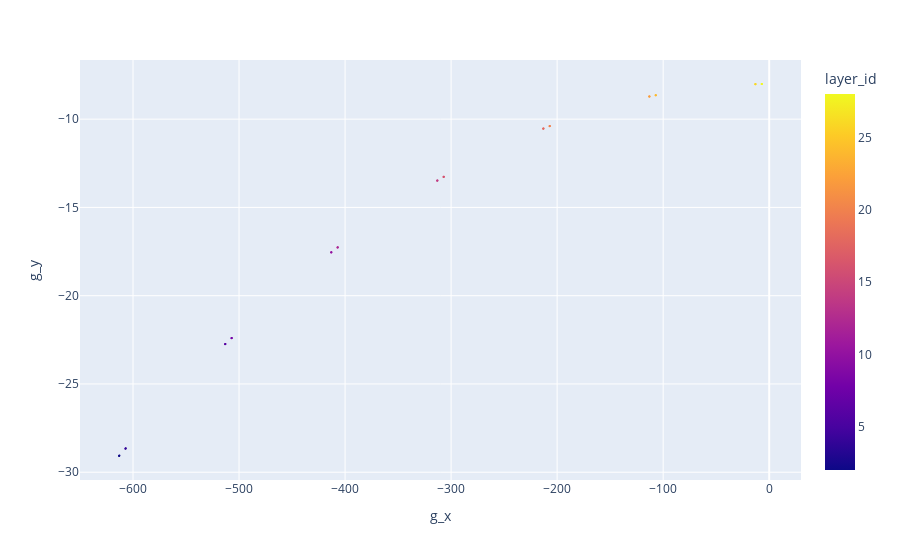
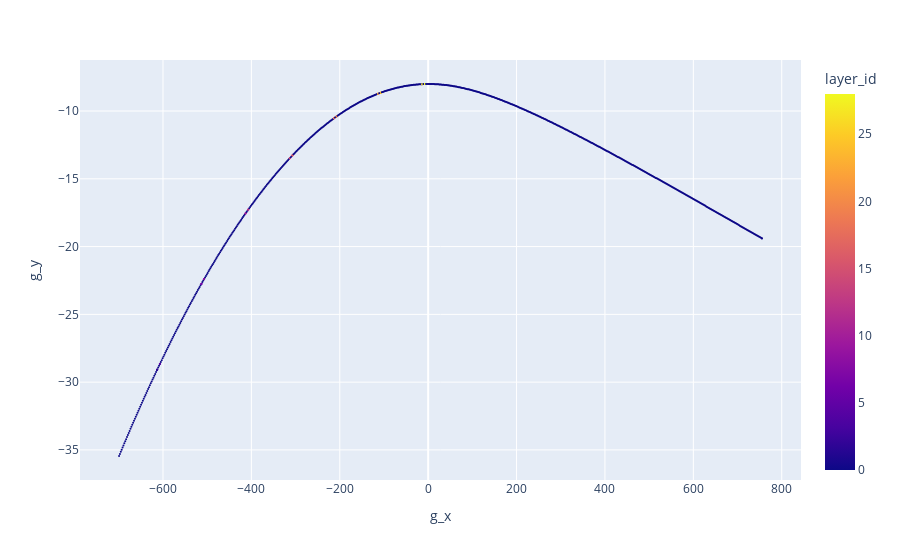
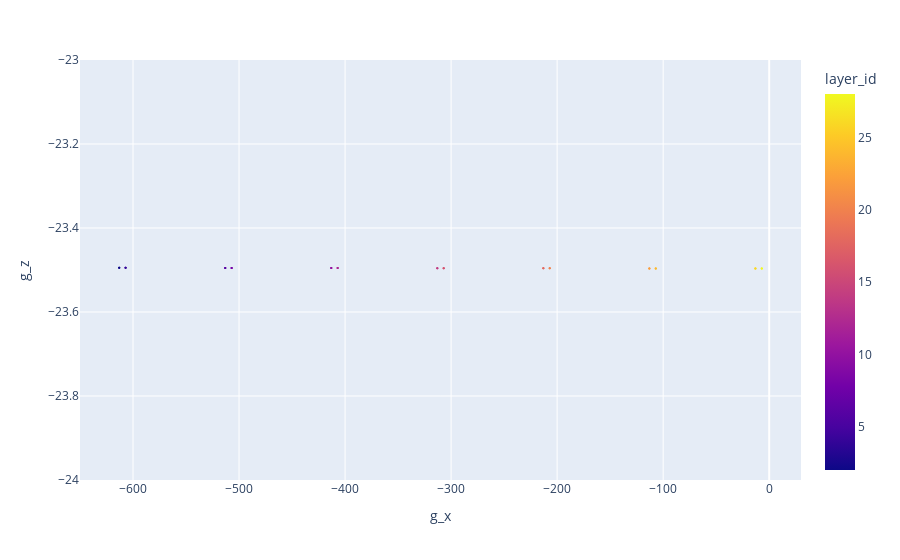
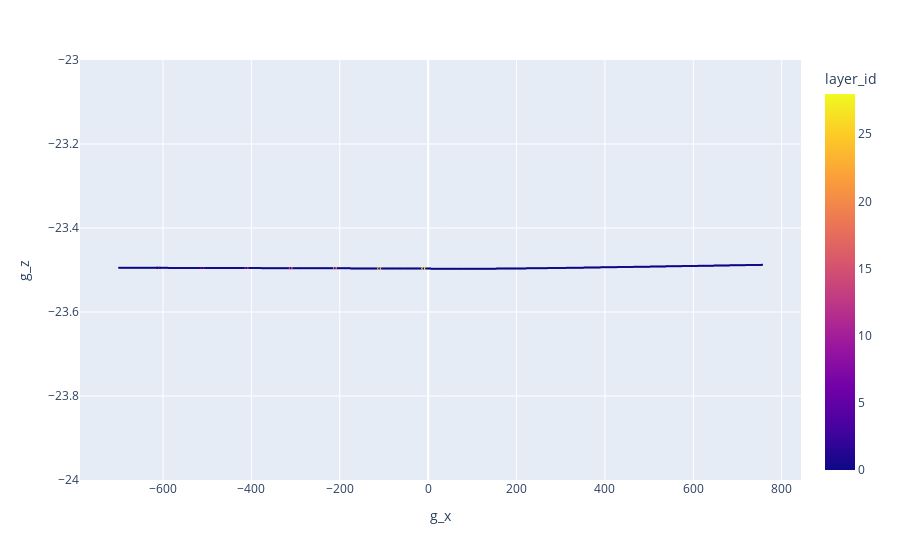

Notebook cell for these charts, in order:
### Code cell
with uproot.open(inputFile) as infile:
    propagation_tree = infile["propagation_steps"]

    #Check the branches in the tree
    #print(propagation_tree.values())

    #Read in the X global position/direction of the steps as panda data frames
    step_position       = propagation_tree.arrays(["g_x","g_y","g_z","sensitive_id","approach_id","layer_id"],"layer_id>0",library="pd")
    step_position_sens  = propagation_tree.arrays(["g_x","g_y","g_z","sensitive_id","approach_id","layer_id"],"sensitive_id>-1",library="pd")
    step_direction = propagation_tree.arrays(["d_x","d_y","d_z"],library="pd")
    
    #print(step_position)
    #print(step_position.droplevel(level=1,axis=0))
    #make a flat df from the multi-index
    flat_step_position = step_position.reset_index()
    flat_step_position_sens = step_position_sens.reset_index()
    flat_step_position["color_id"] = flat_step_position["layer_id"] + 100*flat_step_position["sensitive_id"] 
    flat_step_position_sens["color_id"] = flat_step_position["layer_id"] + 100*flat_step_position["sensitive_id"]
    
    print(flat_step_position)
    
    #print(g_x)
    #fig = step_position["g_x"].plot.hist()
    #fig.show()
    
    make2DPlots = True
    
    if (make2DPlots):
        
        fig = flat_step_position.plot.scatter(x="g_x",y="g_y",color="layer_id")
        fig.update_traces(marker_size = 2)
        fig.show()
        
        fig = flat_step_position_sens.plot.scatter(x="g_x",y="g_y",color="layer_id")
        fig.update_traces(marker_size = 2)
        fig.show()
    
        fig = flat_step_position.plot.scatter(x="g_x",y="g_z",color="layer_id",range_y=[-24,-23])
        fig.update_traces(marker_size = 2)
        fig.show()
        
        fig = flat_step_position_sens.plot.scatter(x="g_x",y="g_z",color="layer_id",range_y=[-24,-23])
        fig.update_traces(marker_size = 2)
        #fig.ylim([3, 4])
        fig.show()
        
    
        #fig = px.scatter_3d(flat_step_position, x='g_x', y='g_y', z='g_z', color="layer_id")
        #fig.update_layout(autosize=False,margin=dict(l=0, r=0, b=0, t=0))
        #fig.update_traces(marker_size = 2)
        #fig.show()
        
        fig = px.scatter_3d(flat_step_position_sens, x='g_x', y='g_y', z='g_z', color="layer_id",range_z=[-24,-23])
        fig.update_layout(autosize=False,margin=dict(l=0, r=0, b=0, t=0))
        fig.update_traces(marker_size = 2)
        fig.show()
     
        
        
        pass

### Figure 1 — Plotly figure (JSON) as saved in the notebook; plotly's stock layout.template omitted (floating-point values rounded to 4 significant figures)
{"data": [{"hovertemplate": "g_x=%{x}<br>g_y=%{y}<br>layer_id=%{marker.color}<extra></extra>", "legendgroup": "", "marker": {"color": [2, 2, 2, 4, 4, 4, 6, 6, 6, 8, 8, 8, 10, 10, 10, 12, 12, 12, 14, 14, 14, 16, 16, 16, 18, 18, 18, 20, 20, 20, 22, 22, 22, 24, 24, 24, 26, 26, 26, 28, 28, 28], "coloraxis": "coloraxis", "size": 2, "symbol": "circle"}, "mode": "markers", "name": "", "orientation": "v", "showlegend": false, "type": "scatter", "x": [-613.2, -613, -612.8, -607.2, -607, -606.8, -513.2, -513, -512.8, -507.2, -507, -506.8, -413.2, -413, -412.8, -407.2, -407, -406.8, -313.2, -313, -312.8, -307.2, -307, -306.8, -213.2, -213, -212.8, -207.2, -207, -206.8, -113.2, -113, -112.8, -107.2, -107, -106.8, -13.16, -13, -12.84, -7.161, -7, -6.839], "xaxis": "x", "y": [-29.08, -29.07, -29.06, -28.67, -28.66, -28.65, -22.75, -22.74, -22.73, -22.41, -22.4, -22.39, -17.55, -17.55, -17.54, -17.28, -17.27, -17.26, -13.48, -13.48, -13.47, -13.27, -13.27, -13.26, -10.54, -10.53, -10.53, -10.4, -10.39, -10.39, -8.718, -8.716, -8.714, -8.644, -8.642, -8.64, -8.016, -8.016, -8.016, -8.009, -8.009, -8.009], "yaxis": "y"}], "layout": {"autosize": true, "coloraxis": {"colorbar": {"title": {"text": "layer_id"}}, "colorscale": [[0, "#0d0887"], [0.1111, "#46039f"], [0.2222, "#7201a8"], [0.3333, "#9c179e"], [0.4444, "#bd3786"], [0.5556, "#d8576b"], [0.6667, "#ed7953"], [0.7778, "#fb9f3a"], [0.8889, "#fdca26"], [1, "#f0f921"]]}, "legend": {"tracegroupgap": 0}, "margin": {"t": 60}, "xaxis": {"anchor": "y", "autorange": true, "domain": [0, 1], "range": [-649.0, 28.98], "title": {"text": "g_x"}, "type": "linear"}, "yaxis": {"anchor": "x", "autorange": true, "domain": [0, 1], "range": [-30.62, -6.472], "title": {"text": "g_y"}, "type": "linear"}}}

### Figure 2 — Plotly figure (JSON) as saved in the notebook; plotly's stock layout.template omitted (floating-point values rounded to 4 significant figures; data arrays with more than 128 entries replaced by an {"elided": "..."} marker saying what was removed)
{"data": [{"hovertemplate": "g_x=%{x}<br>g_y=%{y}<br>layer_id=%{marker.color}<extra></extra>", "legendgroup": "", "marker": {"color": {"elided": "758 int values"}, "coloraxis": "coloraxis", "size": 2, "symbol": "circle"}, "mode": "markers", "name": "", "orientation": "v", "showlegend": false, "type": "scatter", "x": {"elided": "758 float values"}, "xaxis": "x", "y": {"elided": "758 float values"}, "yaxis": "y"}], "layout": {"autosize": true, "coloraxis": {"colorbar": {"title": {"text": "layer_id"}}, "colorscale": [[0, "#0d0887"], [0.1111, "#46039f"], [0.2222, "#7201a8"], [0.3333, "#9c179e"], [0.4444, "#bd3786"], [0.5556, "#d8576b"], [0.6667, "#ed7953"], [0.7778, "#fb9f3a"], [0.8889, "#fdca26"], [1, "#f0f921"]]}, "legend": {"tracegroupgap": 0}, "margin": {"t": 60}, "xaxis": {"anchor": "y", "autorange": true, "domain": [0, 1], "range": [-785.3, 841.2], "title": {"text": "g_x"}, "type": "linear"}, "yaxis": {"anchor": "x", "autorange": true, "domain": [0, 1], "range": [-37.45, -6.005], "title": {"text": "g_y"}, "type": "linear"}}}

### Figure 3 — Plotly figure (JSON) as saved in the notebook; plotly's stock layout.template omitted (floating-point values rounded to 4 significant figures)
{"data": [{"hovertemplate": "g_x=%{x}<br>g_z=%{y}<br>layer_id=%{marker.color}<extra></extra>", "legendgroup": "", "marker": {"color": [2, 2, 2, 4, 4, 4, 6, 6, 6, 8, 8, 8, 10, 10, 10, 12, 12, 12, 14, 14, 14, 16, 16, 16, 18, 18, 18, 20, 20, 20, 22, 22, 22, 24, 24, 24, 26, 26, 26, 28, 28, 28], "coloraxis": "coloraxis", "size": 2, "symbol": "circle"}, "mode": "markers", "name": "", "orientation": "v", "showlegend": false, "type": "scatter", "x": [-613.2, -613, -612.8, -607.2, -607, -606.8, -513.2, -513, -512.8, -507.2, -507, -506.8, -413.2, -413, -412.8, -407.2, -407, -406.8, -313.2, -313, -312.8, -307.2, -307, -306.8, -213.2, -213, -212.8, -207.2, -207, -206.8, -113.2, -113, -112.8, -107.2, -107, -106.8, -13.16, -13, -12.84, -7.161, -7, -6.839], "xaxis": "x", "y": [-23.49, -23.49, -23.49, -23.49, -23.49, -23.49, -23.5, -23.5, -23.5, -23.5, -23.5, -23.5, -23.5, -23.5, -23.5, -23.5, -23.5, -23.5, -23.5, -23.5, -23.5, -23.5, -23.5, -23.5, -23.5, -23.5, -23.5, -23.5, -23.5, -23.5, -23.5, -23.5, -23.5, -23.5, -23.5, -23.5, -23.5, -23.5, -23.5, -23.5, -23.5, -23.5], "yaxis": "y"}], "layout": {"autosize": true, "coloraxis": {"colorbar": {"title": {"text": "layer_id"}}, "colorscale": [[0, "#0d0887"], [0.1111, "#46039f"], [0.2222, "#7201a8"], [0.3333, "#9c179e"], [0.4444, "#bd3786"], [0.5556, "#d8576b"], [0.6667, "#ed7953"], [0.7778, "#fb9f3a"], [0.8889, "#fdca26"], [1, "#f0f921"]]}, "legend": {"tracegroupgap": 0}, "margin": {"t": 60}, "xaxis": {"anchor": "y", "autorange": true, "domain": [0, 1], "range": [-649.0, 28.98], "title": {"text": "g_x"}, "type": "linear"}, "yaxis": {"anchor": "x", "domain": [0, 1], "range": [-24, -23], "title": {"text": "g_z"}, "type": "linear"}}}

### Figure 4 — Plotly figure (JSON) as saved in the notebook; plotly's stock layout.template omitted (floating-point values rounded to 4 significant figures; data arrays with more than 128 entries replaced by an {"elided": "..."} marker saying what was removed)
{"data": [{"hovertemplate": "g_x=%{x}<br>g_z=%{y}<br>layer_id=%{marker.color}<extra></extra>", "legendgroup": "", "marker": {"color": {"elided": "758 int values"}, "coloraxis": "coloraxis", "size": 2, "symbol": "circle"}, "mode": "markers", "name": "", "orientation": "v", "showlegend": false, "type": "scatter", "x": {"elided": "758 float values"}, "xaxis": "x", "y": {"elided": "758 float values"}, "yaxis": "y"}], "layout": {"autosize": true, "coloraxis": {"colorbar": {"title": {"text": "layer_id"}}, "colorscale": [[0, "#0d0887"], [0.1111, "#46039f"], [0.2222, "#7201a8"], [0.3333, "#9c179e"], [0.4444, "#bd3786"], [0.5556, "#d8576b"], [0.6667, "#ed7953"], [0.7778, "#fb9f3a"], [0.8889, "#fdca26"], [1, "#f0f921"]]}, "legend": {"tracegroupgap": 0}, "margin": {"t": 60}, "xaxis": {"anchor": "y", "autorange": true, "domain": [0, 1], "range": [-785.3, 841.2], "title": {"text": "g_x"}, "type": "linear"}, "yaxis": {"anchor": "x", "domain": [0, 1], "range": [-24, -23], "title": {"text": "g_z"}, "type": "linear"}}}
